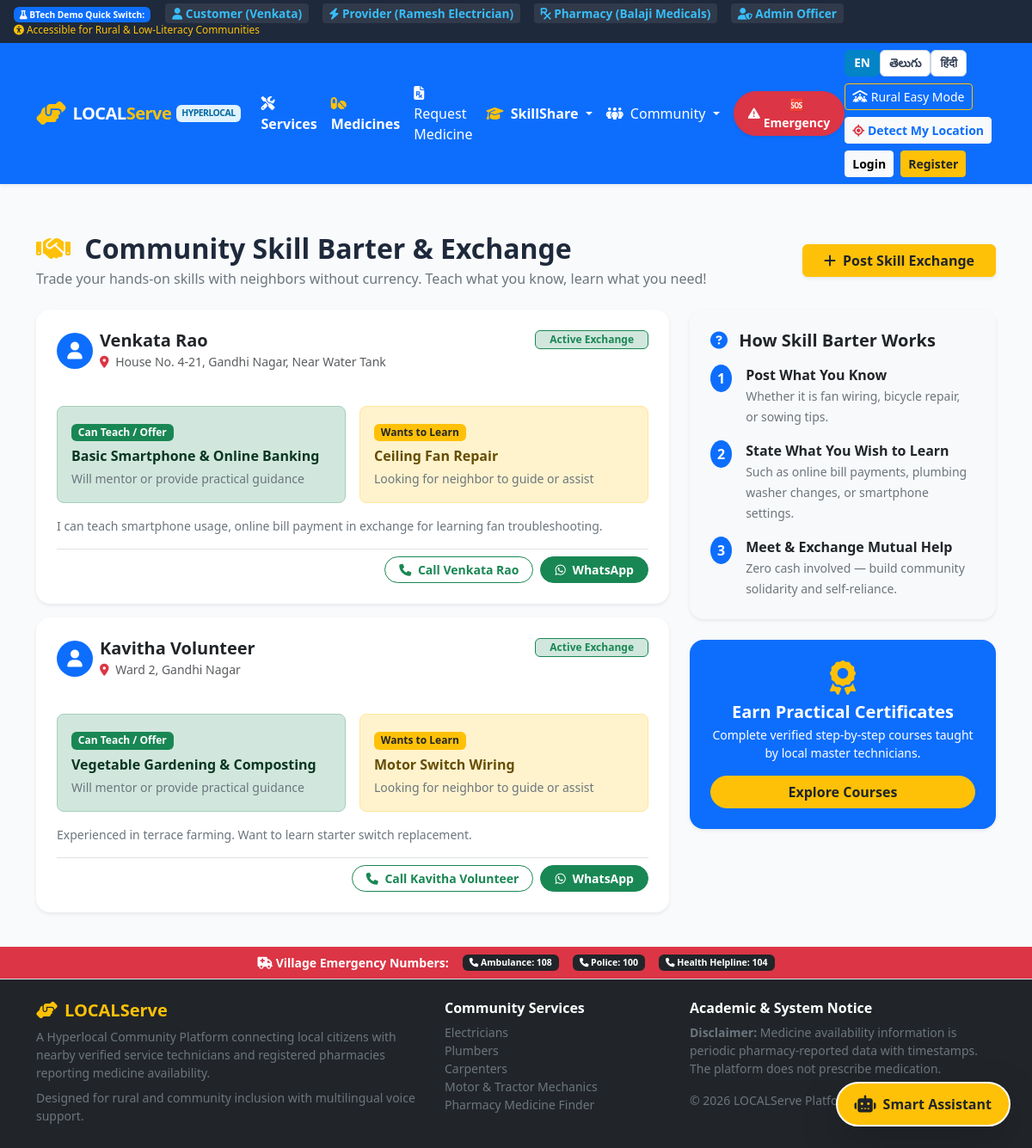
The app's page /skillshare/skill-exchange with its own data.
### tables this page shows
CREATE TABLE skill_exchanges (
        exchange_id INTEGER PRIMARY KEY AUTOINCREMENT,
        user_id INTEGER NOT NULL,
        teach_skill TEXT NOT NULL,
        learn_skill TEXT NOT NULL,
        notes TEXT,
        status TEXT DEFAULT 'Active' CHECK(status IN ('Active', 'Matched', 'Closed')),
        created_at TIMESTAMP DEFAULT CURRENT_TIMESTAMP,
        FOREIGN KEY (user_id) REFERENCES users(user_id) ON DELETE CASCADE
    );

CREATE TABLE users (
        user_id INTEGER PRIMARY KEY AUTOINCREMENT,
        name TEXT NOT NULL,
        email TEXT UNIQUE NOT NULL,
        phone TEXT NOT NULL,
        password_hash TEXT NOT NULL,
        role TEXT NOT NULL CHECK(role IN ('customer', 'provider', 'pharmacy', 'admin')),
        latitude REAL DEFAULT 17.3850,
        longitude REAL DEFAULT 78.4867,
        address TEXT,
        created_at TIMESTAMP DEFAULT CURRENT_TIMESTAMP
    );

### routes/skillshare.py (the view)
@skillshare_bp.route('/exchange', endpoint='skill_exchange')
@skillshare_bp.route('/skill-exchange', endpoint='skill_exchange_list')
def skill_exchange():
    exchanges = query_db("""
        SELECT se.*, u.name as user_name, u.phone as user_phone, u.address as user_address
        FROM skill_exchanges se
        JOIN users u ON se.user_id = u.user_id
        WHERE se.status = 'Active'
        ORDER BY se.created_at DESC
    """)
    return render_template('skill_exchange.html', exchanges=exchanges)

### database.py (called while the page is built)
def get_db():
    if 'db' not in g:
        g.db = sqlite3.connect(Config.DATABASE_PATH)
        g.db.row_factory = sqlite3.Row
        g.db.execute("PRAGMA foreign_keys = ON")
        g.db.create_function("haversine", 4, haversine)
    return g.db

def query_db(query, args=(), one=False):
    db = get_db()
    cur = db.execute(query, args)
    rv = cur.fetchall()
    cur.close()
    return (rv[0] if rv else None) if one else rv

### templates/skill_exchange.html (shortened to what this page needs)
{% extends 'base.html' %}
{% block content %}
<div class="container py-4">
  <div class="d-flex justify-content-between align-items-center flex-wrap gap-2 mb-4">
    <div>
      <h2 class="fw-bold mb-1">
        <i class="fa-solid fa-handshake text-warning me-2"></i> Community Skill Barter & Exchange
      </h2>
      <p class="text-secondary mb-0">
        Trade your hands-on skills with neighbors without currency. Teach what you know, learn what you need!
      </p>
    </div>
    <button class="btn btn-warning fw-bold text-dark px-4 shadow-sm" data-bs-toggle="modal" data-bs-target="#postExchangeModal">
      <i class="fa-solid fa-plus me-1"></i> Post Skill Exchange
    </button>
  </div>
  <div class="row g-4">
    <div class="col-lg-8">
      {% if exchanges %}
        <div class="row g-3">
          {% for ex in exchanges %}
          <div class="col-12">
            <div class="card border-0 shadow-sm rounded-4 p-4 bg-white">
              <div class="d-flex justify-content-between align-items-start flex-wrap gap-2 mb-3">
                <div class="d-flex align-items-center gap-2">
                  <div class="bg-primary text-white p-2 rounded-circle fs-5 d-flex align-items-center justify-content-center" style="width: 42px; height: 42px;">
                    <i class="fa-solid fa-user"></i>
                  </div>
                  <div>
                    <h5 class="fw-bold mb-0 text-dark">{{ ex.user_name }}</h5>
                    <small class="text-muted"><i class="fa-solid fa-location-dot me-1 text-danger"></i> {{ ex.user_address or 'Local Community Member' }}</small>
                  </div>
                </div>
                <span class="badge bg-success-subtle text-success border border-success px-3 py-1">Active Exchange</span>
              </div>
              <div class="row g-3 my-2">
                <div class="col-md-6">
                  <div class="p-3 bg-success-subtle rounded-3 border border-success-subtle h-100">
                    <span class="badge bg-success mb-2">Can Teach / Offer</span>
                    <h6 class="fw-bold text-success-emphasis mb-1">{{ ex.teach_skill }}</h6>
                    <small class="text-secondary">Will mentor or provide practical guidance</small>
                  </div>
                </div>
                <div class="col-md-6">
                  <div class="p-3 bg-warning-subtle rounded-3 border border-warning-subtle h-100">
                    <span class="badge bg-warning text-dark mb-2">Wants to Learn</span>
                    <h6 class="fw-bold text-warning-emphasis mb-1">{{ ex.learn_skill }}</h6>
                    <small class="text-secondary">Looking for neighbor to guide or assist</small>
                  </div>
                </div>
              </div>
              {% if ex.notes %}
              <p class="text-secondary small mt-2 mb-3">{{ ex.notes }}</p>
              {% endif %}
              <div class="d-flex justify-content-end align-items-center pt-2 border-top gap-2">
                {% if ex.user_phone %}
                <a href="tel:{{ ex.user_phone }}" class="btn btn-sm btn-outline-success fw-bold px-3 rounded-pill">
                  <i class="fa-solid fa-phone me-1"></i> Call {{ ex.user_name }}
                </a>
                <a href="https://wa.me/{{ ex.user_phone|replace(' ', '')|replace('+', '') }}" target="_blank" class="btn btn-sm btn-success fw-bold px-3 rounded-pill">
                  <i class="fa-brands fa-whatsapp me-1"></i> WhatsApp
                </a>
                {% endif %}
              </div>
            </div>
          </div>
          {% endfor %}
        </div>
      {% endif %}
    </div>
    <div class="col-lg-4">
      <div class="card border-0 shadow-sm rounded-4 p-4 bg-light mb-4">
        <h5 class="fw-bold text-dark mb-3">
          <i class="fa-solid fa-circle-question text-primary me-2"></i> How Skill Barter Works
        </h5>
        <div class="d-flex align-items-start gap-3 mb-3">
          <div class="badge bg-primary rounded-circle fs-6 p-2">1</div>
          <div>
            <div class="fw-bold">Post What You Know</div>
            <small class="text-secondary">Whether it is fan wiring, bicycle repair, or sowing tips.</small>
          </div>
        </div>
        <div class="d-flex align-items-start gap-3 mb-3">
          <div class="badge bg-primary rounded-circle fs-6 p-2">2</div>
          <div>
            <div class="fw-bold">State What You Wish to Learn</div>
            <small class="text-secondary">Such as online bill payments, plumbing washer changes, or smartphone settings.</small>
          </div>
        </div>
        <div class="d-flex align-items-start gap-3">
          <div class="badge bg-primary rounded-circle fs-6 p-2">3</div>
          <div>
            <div class="fw-bold">Meet & Exchange Mutual Help</div>
            <small class="text-secondary">Zero cash involved — build community solidarity and self-reliance.</small>
          </div>
        </div>
      </div>
      <div class="card border-0 shadow-sm rounded-4 p-4 bg-primary text-white text-center">
        <i class="fa-solid fa-award fs-1 text-warning mb-2"></i>
        <h5 class="fw-bold mb-1">Earn Practical Certificates</h5>
        <p class="small opacity-90 mb-3">Complete verified step-by-step courses taught by local master technicians.</p>
        <a href="{{ url_for('skillshare.courses_list') }}" class="btn btn-warning fw-bold text-dark w-100 rounded-pill">
          Explore Courses
        </a>
      </div>
    </div>
  </div>
</div>
{% endblock %}

### static/css/style.css (style rules this page uses)
:root { --primary-color: #0d6efd; --primary-dark: #0a58ca; --secondary-color: #198754; --accent-color: #ff9800; --danger-color: #dc3545; --bg-light: #f8fafc; --text-main: #1e293b; --text-muted: #64748b; --card-shadow: 0 4px 12px rgba(0, 0, 0, 0.06); --card-hover-shadow: 0 10px 24px rgba(0, 0, 0, 0.12); --border-radius: 12px; }
body { font-family: 'Segoe UI', system-ui, -apple-system, sans-serif; color: var(--text-main); background-color: var(--bg-light); min-height: 100vh; display: flex; flex-direction: column; }

### records on screen
skill_exchanges: user_name "Venkata Rao", address "House No. 4-21, Gandhi Nagar, Near Water Tank", teach_skill "Basic Smartphone & Online Banking", learn_skill "Ceiling Fan Repair", notes "I can teach smartphone usage, online bill payment in exchange for learning fan troubleshooting."
skill_exchanges: user_name "Kavitha Volunteer", address "Ward 2, Gandhi Nagar", teach_skill "Vegetable Gardening & Composting", learn_skill "Motor Switch Wiring", notes "Experienced in terrace farming. Want to learn starter switch replacement."
